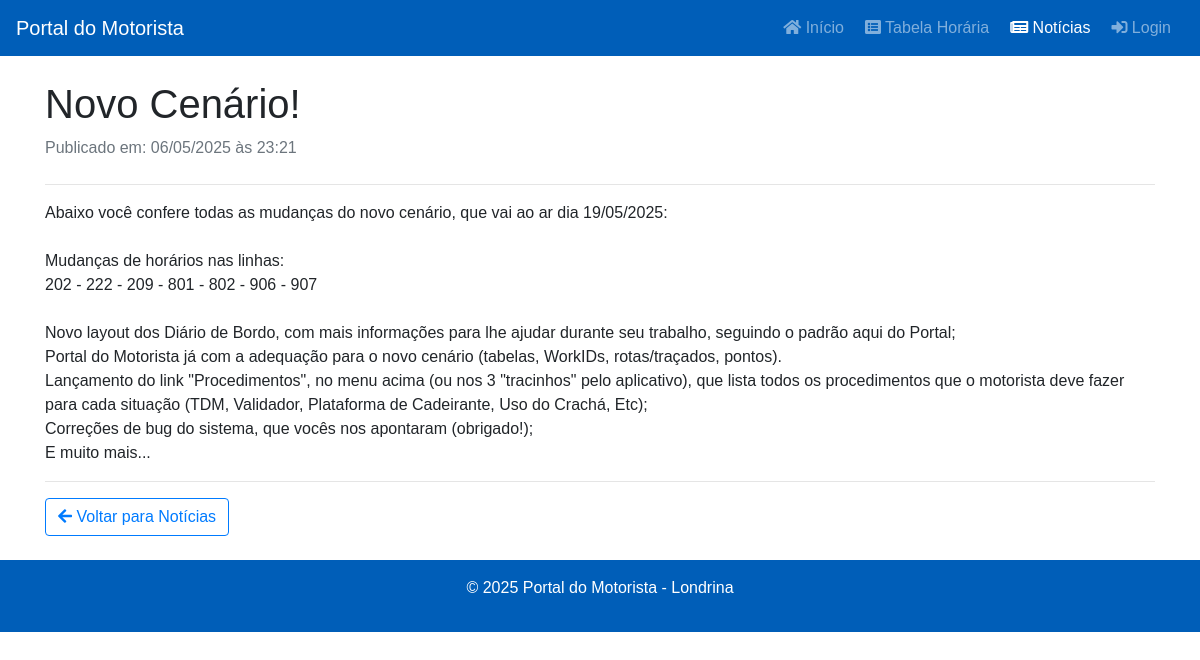
/ver_noticia.php?id=4, run on the app's committed database.
### tables this page shows
CREATE TABLE `noticias` (
  `id` int(11) NOT NULL,
  `titulo` varchar(255) NOT NULL,
  `resumo` text DEFAULT NULL,
  `conteudo_completo` longtext DEFAULT NULL,
  `data_publicacao` datetime NOT NULL,
  `imagem_destaque` varchar(255) DEFAULT NULL,
  `status` enum('publicada','rascunho','arquivada') NOT NULL DEFAULT 'rascunho',
  `data_modificacao` timestamp NULL DEFAULT NULL ON UPDATE current_timestamp() COMMENT 'Data da última modificação da notícia'
);

### ver_noticia.php (the view, shortened to what this page needs)
<?php
require_once 'db_config.php';
$noticia_encontrada = false;
$noticia_completa = null;
if (isset($_GET['id']) && filter_var($_GET['id'], FILTER_VALIDATE_INT) && $_GET['id'] > 0) {
    $noticia_id = (int)$_GET['id'];
    if (isset($pdo)) {
        try {
            $sql = "SELECT titulo, conteudo_completo, data_publicacao FROM noticias WHERE id = :id AND status = 'publicada' LIMIT 1";
            $stmt = $pdo->prepare($sql);
            $stmt->bindParam(':id', $noticia_id, PDO::PARAM_INT);
            $stmt->execute();
            $noticia_completa = $stmt->fetch(PDO::FETCH_ASSOC);
            if ($noticia_completa) {
                $noticia_encontrada = true;
            }
        } catch (PDOException $e) {
            error_log("Erro ao buscar notícia específica (ID: $noticia_id): " . $e->getMessage());
            $erro_busca = true;
        }
    } else { $erro_busca = true; }
}
require_once 'header.php';
?>
    <main class="container mt-4">
        <?php if ($noticia_encontrada): ?>
            <article>
                <header class="mb-4">
                    <h1><?php echo htmlspecialchars($noticia_completa['titulo']); ?></h1>
                    <p class="text-muted">
                        Publicado em: <?php
                            $data = new DateTime($noticia_completa['data_publicacao']);
                            echo $data->format('d/m/Y \à\s H:i');
                        ?>
                    </p>
                </header>
                <hr>
                <div class="conteudo-noticia">
                    <?php echo nl2br(htmlspecialchars($noticia_completa['conteudo_completo'])); ?>
                </div>
            </article>
            <hr>
            <a href="todas_noticias.php" class="btn btn-outline-primary"><i class="fas fa-arrow-left"></i> Voltar para Notícias</a>
        <?php endif; ?>
    </main>
<?php
require_once 'footer.php';
?>

### style.css (style rules this page uses)
:root { --cmtu-azul: #005EB8; --cmtu-amarelo: #FFDA29; --cmtu-verde: #008040; --cmtu-vermelho: #E60012; }
body { font-family: sans-serif; }
header { margin-bottom: 20px; }

### data on the page
noticias: titulo "Novo Cenário!", data_publicacao "06/05/2025 às 23:21", conteudo_completo "Abaixo você confere todas as mudanças do novo cenário, que vai ao ar dia 19/05/2025: Mudanças de horários nas linhas: 202 - 222 - 209 - 801 - 802 - 906 - 907 Novo layout dos Diário de Bordo, com mais informações para lhe ajudar durante seu trabalho, seguindo o padrão aqui do Portal; Portal do Motorista já com a adequação para o novo cenário (tabelas, WorkIDs, rotas/traçados, pontos). Lançamento do link \"Procedimentos\", no menu acima (ou nos 3 \"tracinhos\" pelo aplicativo), que lista todos os procedimentos que o motorista deve fazer para cada situação (TDM, Validador, Plataforma de Cadeirante, Uso do Crachá, Etc); Correções de bug do sistema, que vocês nos apontaram (obrigado!); E muito…"
